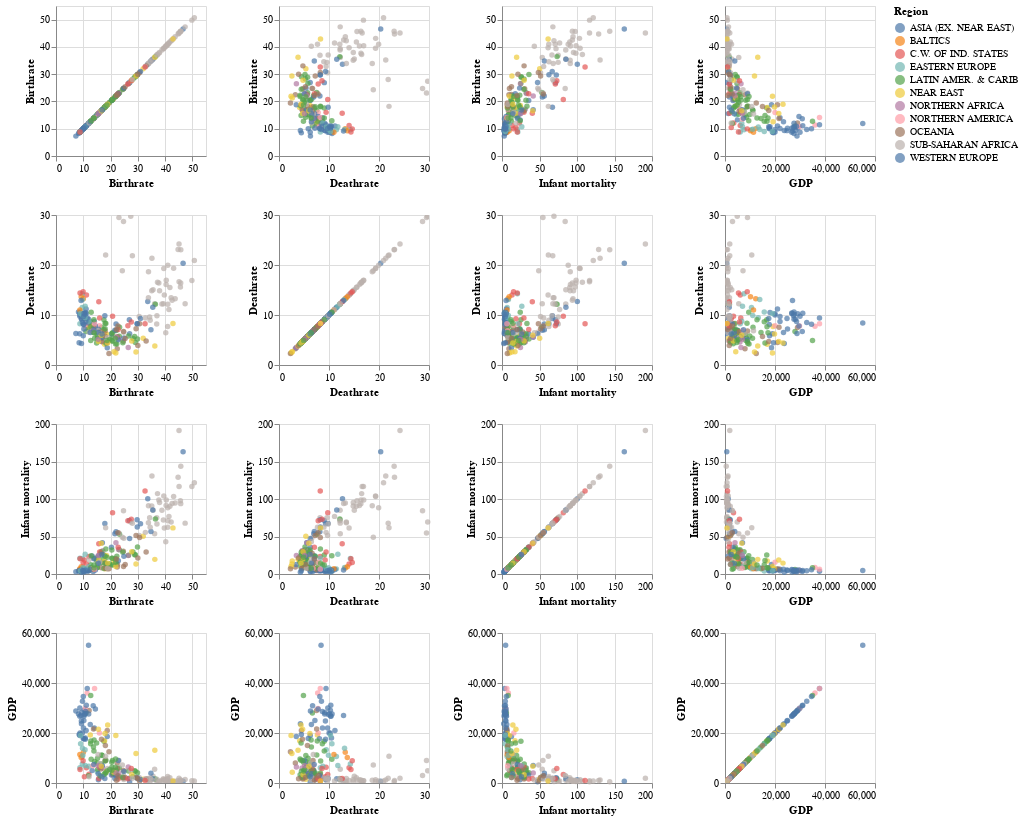

Notebook source saved alongside this figure:
### Code cell
alt.Chart(wb).mark_circle().encode (
    alt.X(alt.repeat("column"), type='quantitative'),
    alt.Y(alt.repeat("row"), type='quantitative'),
    color='Region:N'
).properties(
    width=150,
    height=150
).repeat(
    row=['Birthrate', 'Deathrate', 'Infant mortality', 'GDP'],
    column=['Birthrate', 'Deathrate', 'Infant mortality', 'GDP']
).interactive()

### Figure 1 — Vega-Lite specification as saved in the notebook (floating-point values rounded to 4 significant figures; data arrays with more than 128 entries replaced by an {"elided": "..."} marker saying what was removed)
{"config": {"view": {"continuousWidth": 300, "continuousHeight": 300}}, "repeat": {"column": ["Birthrate", "Deathrate", "Infant mortality", "GDP"], "row": ["Birthrate", "Deathrate", "Infant mortality", "GDP"]}, "spec": {"data": {"name": "data-63dc6d634b74f80f97b4f9e47a349ead"}, "mark": {"type": "circle"}, "encoding": {"color": {"field": "Region", "type": "nominal"}, "x": {"field": {"repeat": "column"}, "type": "quantitative"}, "y": {"field": {"repeat": "row"}, "type": "quantitative"}}, "height": 150, "name": "view_3", "width": 150}, "params": [{"name": "param_3", "select": {"type": "interval", "encodings": ["x", "y"]}, "bind": "scales", "views": ["view_3_child__row_Birthratecolumn_Birthrate", "view_3_child__row_Birthratecolumn_Deathrate", "view_3_child__row_Birthratecolumn_Infant mortality", "view_3_child__row_Birthratecolumn_GDP", "view_3_child__row_Deathratecolumn_Birthrate", "view_3_child__row_Deathratecolumn_Deathrate", "view_3_child__row_Deathratecolumn_Infant mortality", "view_3_child__row_Deathratecolumn_GDP", "view_3_child__row_Infant mortalitycolumn_Birthrate", "view_3_child__row_Infant mortalitycolumn_Deathrate", "view_3_child__row_Infant mortalitycolumn_Infant mortality", "view_3_child__row_Infant mortalitycolumn_GDP", "view_3_child__row_GDPcolumn_Birthrate", "view_3_child__row_GDPcolumn_Deathrate", "view_3_child__row_GDPcolumn_Infant mortality", "view_3_child__row_GDPcolumn_GDP"]}], "$schema": "https://vega.github.io/schema/vega-lite/v5.20.1.json", "datasets": {"data-63dc6d634b74f80f97b4f9e47a349ead": {"elided": "224 records"}}}
